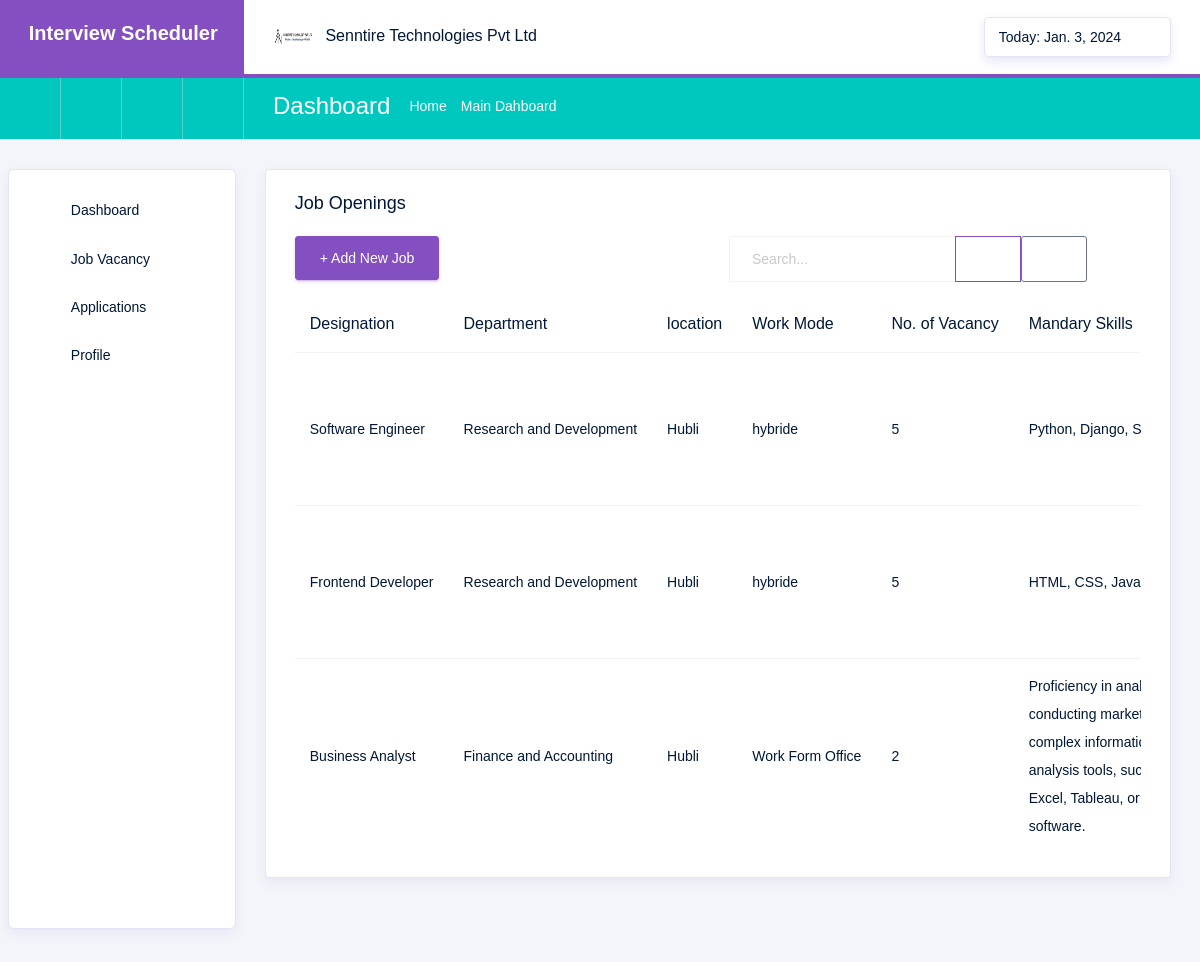
The page /job_vacancy (signed in) on the database its author committed.
### company/models.py (models this page shows)
class NewUser(AbstractUser):
    user_type = models.CharField(max_length=100, default='job seeker')
    phone_no = models.CharField(max_length=100, default='9999999999')
    country = models.CharField(max_length=300, default='India')
    state = models.CharField(max_length=300, default='Karnataka')
    address = models.CharField(max_length=100, default='abc')
    city = models.CharField(max_length=100, default='hubli')
    about = models.CharField(max_length=1000, default='about')
    profile = models.ImageField(upload_to='uploaded_images/',default="profile")
    status = models.BooleanField(default=0)

class JobDetails(models.Model):
    company_id = models.ForeignKey('NewUser', on_delete=models.CASCADE)
    designation = models.CharField(max_length=300,default='data analyst')
    job_description = models.CharField(max_length=1000,default='abc')
    department = models.CharField(max_length=300,default='sales')
    location = models.CharField(max_length=300,default='hubli')
    work_mode = models.CharField(max_length=100,default='work from office')
    no_of_vacancy = models.CharField(max_length=100,default='2')
    mandatory_skills = models.CharField(max_length=500,default='HTML')
    optional_skills = models.CharField(max_length=500,default='C')
    experience = models.CharField(max_length=200,default='fresher')
    salary = models.CharField(max_length=400,default='3LPA')
    qualification = models.CharField(max_length=300,default='BCA')
    created_on = models.DateField(auto_now_add = True)
    status = models.CharField(max_length=10, default='open')
    job_type = models.CharField(max_length=100, default='Full time')
    country = models.CharField(max_length=300, default='India')
    state = models.CharField(max_length=300, default='Karnataka')

### company/views.py (the view, shortened to what this page needs)
# urls.py: path('job_vacancy',views.job_vacancy,name='job_vacancy'),
def job_vacancy(request):
    success_message = request.GET.get('success_message')
    i = request.user.id
    obj = NewUser.objects.get(id=i)
    today_date = date.today()
    search_query = request.GET.get('search_query', '')
    data = JobDetails.objects.filter(company_id_id=i)
    context = {'obj':obj,'today_date':today_date,'data':data,'success_message':success_message}
    return render(request,'job_vacancy.html',context)

### company/templates/job_vacancy.html (shortened to what this page needs)
{% extends 'base.html' %}
{% block content %}
<div class="col-lg-16 grid-margin stretch-card">
  <div class="card">
    <div class="card-body">
      <h3 class="card-title">Job Openings</h3>
      <div class="row">
    <div class="col-md-6">
        <a href="/add_job">
            <button type="button" class="btn btn-primary mr-2">+ Add New Job</button>
        </a>
    </div>
    <div class="col-md-6">
        <div class="input-group">
          <form class=""id="searchForm" >
      <div class="input-group">
          <input type="text" name="search_query" class="form-control" placeholder="Search..." aria-label="search" aria-describedby="search" value="{{ request.GET.search_query }}">
          <div class="input-group-append">
              <button class="btn btn-outline-primary" type="submit" id="search">
                  <i class="typcn typcn-zoom"></i>
              </button>
              <a href="{% url 'job_vacancy' %}">
                  <button class="btn btn-outline-secondary" type="button" id="refresh">
                      <i class="typcn typcn-refresh"></i>
                  </button>
              </a>
          </div>
      </div>
  </form>
        </div>
    </div>
</div>
      <div class="table-responsive">
        <table class="table table-hover" id="dataTable">
          <thead>
            <tr>
              <th>Designation</th>
              <th>Department</th>
              <th>location</th>
              <th>Work Mode</th>
              <th>No. of Vacancy</th>
              <th>Mandary Skills</th>
            </tr>
          </thead>
          <tbody>
              {% for x in data %}
            <tr>
              <td>{{x.designation}}</td>
              <td>{{x.department}}</td>
              <td>{{x.location}}</td>
              <td>{{x.work_mode}}</td>
              <td>{{x.no_of_vacancy}}</td>
              <td  class="break-words">{{x.mandatory_skills}}</td>
            </tr>
{% endfor %}
          </tbody>
        </table>
      </div>
    </div>
  </div>
</div>
{% endblock %}

### company/templates/base.html (shortened to what this page needs)
<!DOCTYPE html>
<html lang="en">
<head>
  <link rel="stylesheet" href="/static/assets/vendors/typicons/typicons.css">
  <link rel="stylesheet" href="/static/assets/vendors/css/vendor.bundle.base.css">
  <link href='https://cdnjs.cloudflare.com/ajax/libs/fullcalendar/5.10.1/main.min.css' rel='stylesheet' />
  <link href='https://cdnjs.cloudflare.com/ajax/libs/fullcalendar/5.10.1/main.min.css' rel='stylesheet' />
  <link rel="stylesheet" href="/static/assets/css/vertical-layout-light/style.css">
  <link rel="stylesheet" href="https://cdn.jsdelivr.net/npm/sweetalert2@11">
</head>
<body>
  <div class="container-scroller">
    <nav class="navbar col-lg-12 col-12 p-0 fixed-top d-flex flex-row">
      <div class="navbar-brand-wrapper d-flex justify-content-center">
        <div class="navbar-brand-inner-wrapper d-flex justify-content-between align-items-center w-100">
    <h5 style="color: white; font-family: 'Arial', sans-serif; font-weight: bold;">Interview Scheduler</h5>
        </div>
      </div>
      <div class="navbar-menu-wrapper d-flex align-items-center justify-content-end">
        <ul class="navbar-nav mr-lg-2">
          <li class="nav-item nav-profile dropdown">
            <a class="nav-link" href="#" data-toggle="dropdown" id="profileDropdown">
              <img src="/{{obj.profile}}" alt=""/>
              <span class="nav-profile-name">{{obj.first_name}}</span>
            </a>
          </li>
        </ul>
        <ul class="navbar-nav navbar-nav-right">
          <li class="nav-item nav-date dropdown">
       <a class="nav-link d-flex justify-content-center align-items-center" href="javascript:;" id="calendarButton">
           <h6 class="date mb-0">Today: {{today_date}}</h6>
           <i class="typcn typcn-calendar"></i>
       </a>
   </li>
        </ul>
      </div>
    </nav>
    <nav class="navbar-breadcrumb col-xl-12 col-12 d-flex flex-row p-0">
      <div class="navbar-links-wrapper d-flex align-items-stretch">
        <div class="nav-link">
          <a href="javascript:;"><i class="typcn typcn-calendar-outline"></i></a>
        </div>
        <div class="nav-link">
          <a href="javascript:;"><i class="typcn typcn-mail"></i></a>
        </div>
        <div class="nav-link">
          <a href="javascript:;"><i class="typcn typcn-folder"></i></a>
        </div>
        <div class="nav-link">
          <a href="javascript:;"><i class="typcn typcn-document-text"></i></a>
        </div>
      </div>
      <div class="navbar-menu-wrapper d-flex align-items-center justify-content-end">
        <ul class="navbar-nav mr-lg-2">
          <li class="nav-item ml-0">
            <h4 class="mb-0">Dashboard</h4>
          </li>
          <li class="nav-item">
            <div class="d-flex align-items-baseline">
              <p class="mb-0">Home</p>
              <i class="typcn typcn-chevron-right"></i>
              <p class="mb-0">Main Dahboard</p>
            </div>
          </li>
        </ul>
      </div>
    </nav>
    <div class="container-fluid page-body-wrapper">
      <nav class="sidebar sidebar-offcanvas" id="sidebar">
        <ul class="nav">
          <li class="nav-item">
            <a class="nav-link" href="\company_dashboard">
              <i class="typcn typcn-device-desktop menu-icon"></i>
              <span class="menu-title">Dashboard</span>
            </a>
          </li>
          <li class="nav-item">
            <a class="nav-link" href="/job_vacancy">
              <i class="typcn typcn-mortar-board menu-icon"></i>
              <span class="menu-title">Job Vacancy</span>
            </a>
          </li>
          <li class="nav-item">
            <a class="nav-link" data-toggle="collapse" href="#ui-basic" aria-expanded="false" aria-controls="ui-basic">
              <i class="typcn typcn-document-text menu-icon"></i>
              <span class="menu-title">Applications </span>
              <i class="menu-arrow"></i>
            </a>
          </li>
          <li class="nav-item">
            <a class="nav-link" href="/company_profile">
              <i class="typcn typcn-user menu-icon"></i>
              <span class="menu-title">Profile</span>
            </a>
          </li>
        </ul>
      </nav>
      <div class="main-panel">
        <div class="content-wrapper">
          {% block content %}
          {% endblock %}
        </div>
        <footer class="footer">
        </footer>
      </div>
    </div>
  </div>
</body>
</html>

### rows shown on the page
NewUser: profile (picture), first_name "Senntire Technologies Pvt Ltd"
JobDetails: designation "Software Engineer", department "Research and Development", location "Hubli", work_mode "hybride", no_of_vacancy "5", mandatory_skills "Python, Django,…"
JobDetails: designation "Frontend Developer", department "Research and Development", location "Hubli", work_mode "hybride", no_of_vacancy "5", mandatory_skills "HTML, CSS,…"
JobDetails: designation "Business Analyst", department "Finance and Accounting", location "Hubli", work_mode "Work Form Office", no_of_vacancy "2"
